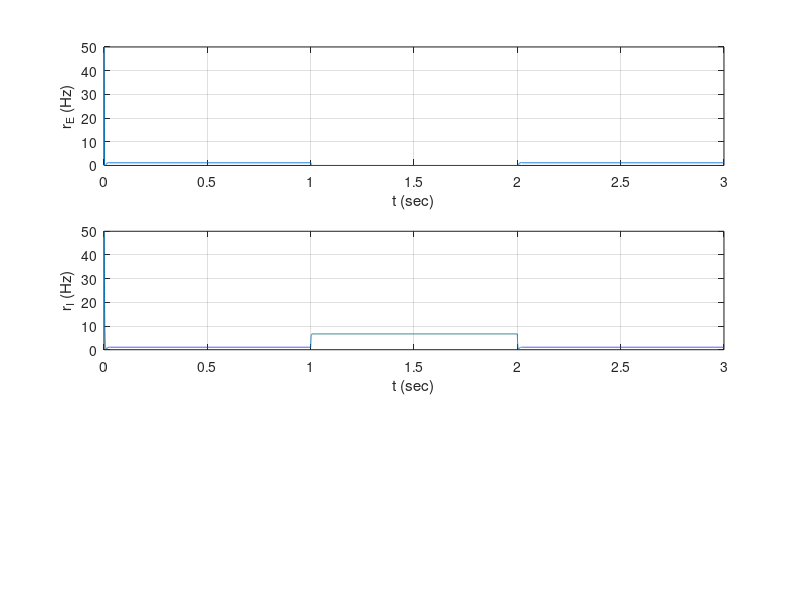

This chart was generated by the following MATLAB code: (Note: this script raises an error after producing the figure.)
close all
clear
clc

r_max=100;
theta_E=-5;
theta_I=0;
alpha_E=0.05;
alpha_I=1;
W_EE=2;
W_EI=2.5;
W_IE=-2.5;
W_II=-2;
t_max=3;
r_E(1)=50;
r_I(1)=50;
dt=0.1e-3;
t=0:dt:t_max;
Istim = zeros(size(t));
ind = find (t > 1 & t < 2);
Istim(ind) = 20;
Ibase_E = 0;
Ibase_I = 0;
tau_E=5e-3;
tau_I=5e-3;
Iapp_E = ones(size(t))*Ibase_E;
Iapp_I = ones(size(t))*Ibase_I+Istim;

for n = 2:length(t)
    I_E(n)=W_EE*r_E(n-1)+W_IE*r_I(n-1)+Iapp_E(n-1);
    I_I(n)=W_EI*r_E(n-1)+W_II*r_I(n-1)+Iapp_I(n-1);
    r_E_temp(n) =  r_E(n-1)+(dt/tau_E)*(-r_E(n-1)+alpha_E*((I_E(n)-theta_E).^2).*sign(I_E(n)-theta_E));
    r_I_temp(n) =  r_I(n-1)+(dt/tau_I)*(-r_I(n-1)+alpha_I*((I_I(n)-theta_I)));
    r_E(n) = min(max(r_E_temp(n), 0), r_max);
    r_I(n) = min(max(r_I_temp(n), 0), r_max);
end
allowed_vals = find((r_E >= 0 ).*( r_E <= r_max ));
allowed_vals1 = find((r_I>= 0 ).*( r_I <= r_max ));

f1=figure(1);
subplot(3,1,1);
plot(t(allowed_vals),r_E(allowed_vals));
xlabel('t (sec)')
ylabel('r_{E} (Hz)')
grid on
subplot(3,1,2);
plot(t(allowed_vals1),r_I(allowed_vals1)); 
xlabel('t (sec)')
ylabel('r_{I} (Hz)')
grid on
% subplot(3,1,3);
% r_E1=1:length(r_I(allowed_vals1))
% plot(t(allowed_vals1),r_I(allowed_vals1))
% hold on 
% r_I1=1:length(r_I(allowed_vals))
% plot(r_E(allowed_vals),t(allowed_vals))
% axis([0 t_max 0 r_max])
% xlabel('r_{E} (sec)')
% ylabel('r_{I} (Hz)')
grid on
suptitle('part 1');
% legend('r_{E}','r_{I}')
saveas(f1, sprintf('1.png'));

%% part2
r_max=100;
theta_E=-5;
theta_I=0;
alpha_E=0.05;
alpha_I=1;
W_EE=2;
W_EI=2.5;
W_IE=-2.5;
W_II=-2;
t_max=3;
r_E(1)=50;
r_I(1)=50;
dt=0.1e-3;
t=0:dt:t_max;
Istim = zeros(size(t));
ind = find (t > 1 & t < 2);
Istim(ind) = 20;
Ibase_E = 25;
Ibase_I = 15;
tau_E=5e-3;
tau_I=5e-3;
Iapp_E = ones(size(t))*Ibase_E;
Iapp_I = ones(size(t))*Ibase_I+Istim;

for n = 2:length(t)
    I_E(n)=W_EE*r_E(n-1)+W_IE*r_I(n-1)+Iapp_E(n-1);
    I_I(n)=W_EI*r_E(n-1)+W_II*r_I(n-1)+Iapp_I(n-1);
    r_E_temp(n) =  r_E(n-1)+(dt/tau_E)*(-r_E(n-1)+alpha_E*((I_E(n)-theta_E).^2).*sign(I_E(n)-theta_E));
    r_I_temp(n) =  r_I(n-1)+(dt/tau_I)*(-r_I(n-1)+alpha_I*((I_I(n)-theta_I)));
    r_E(n) = min(max(r_E_temp(n), 0), r_max);
    r_I(n) = min(max(r_I_temp(n), 0), r_max);
end
allowed_vals = find((r_E >= 0 ).*( r_E <= r_max ));
allowed_vals1 = find((r_I>= 0 ).*( r_I <= r_max ));

f2=figure(2);
subplot(3,1,1);
plot(t(allowed_vals),r_E(allowed_vals));
xlabel('t (sec)')
ylabel('r_{E} (Hz)')
grid on
subplot(3,1,2);
plot(t(allowed_vals1),r_I(allowed_vals1)); 
xlabel('t (sec)')
ylabel('r_{I} (Hz)')
grid on
% subplot(3,1,3);
% r_E1=1:length(r_I(allowed_vals1))
% plot(t(allowed_vals1),r_I(allowed_vals1))
% hold on 
% r_I1=1:length(r_I(allowed_vals))
% plot(r_E(allowed_vals),t(allowed_vals))
% axis([0 t_max 0 r_max])
% xlabel('r_{E} (sec)')
% ylabel('r_{I} (Hz)')
grid on
suptitle('part 2');
% legend('r_{E}','r_{I}')
saveas(f2, sprintf('2.png'));
%% part 3
r_max=100;
theta_E=-5;
theta_I=0;
alpha_E=0.05;
alpha_I=1;
W_EE=2;
W_EI=2.5;
W_IE=-2.5;
W_II=-2;
t_max=3;
r_E(1)=50;
r_I(1)=50;
dt=0.1e-3;
t=0:dt:t_max;
Istim = zeros(size(t));
ind = find (t > 1 & t < 2);
Istim(ind) = 20;
Ibase_E = 0;
Ibase_I = 0;
tau_E=2e-3;
tau_I=10e-3;
Iapp_E = ones(size(t))*Ibase_E;
Iapp_I = ones(size(t))*Ibase_I+Istim;

for n = 2:length(t)
    I_E(n)=W_EE*r_E(n-1)+W_IE*r_I(n-1)+Iapp_E(n-1);
    I_I(n)=W_EI*r_E(n-1)+W_II*r_I(n-1)+Iapp_I(n-1);
    r_E_temp(n) =  r_E(n-1)+(dt/tau_E)*(-r_E(n-1)+alpha_E*((I_E(n)-theta_E).^2).*sign(I_E(n)-theta_E));
    r_I_temp(n) =  r_I(n-1)+(dt/tau_I)*(-r_I(n-1)+alpha_I*((I_I(n)-theta_I)));
    r_E(n) = min(max(r_E_temp(n), 0), r_max);
    r_I(n) = min(max(r_I_temp(n), 0), r_max);
end
allowed_vals = find((r_E >= 0 ).*( r_E <= r_max ));
allowed_vals1 = find((r_I>= 0 ).*( r_I <= r_max ));

f3=figure(3);
subplot(3,1,1);
plot(t(allowed_vals),r_E(allowed_vals));
xlabel('t (sec)')
ylabel('r_{E} (Hz)')
grid on
subplot(3,1,2);
plot(t(allowed_vals1),r_I(allowed_vals1)); 
xlabel('t (sec)')
ylabel('r_{I} (Hz)')
grid on
% subplot(3,1,3);
% r_E1=1:length(r_I(allowed_vals1))
% plot(t(allowed_vals1),r_I(allowed_vals1))
% hold on 
% r_I1=1:length(r_I(allowed_vals))
% plot(r_E(allowed_vals),t(allowed_vals))
% axis([0 t_max 0 r_max])
% xlabel('r_{E} (sec)')
% ylabel('r_{I} (Hz)')
grid on
suptitle('part 3');
% legend('r_{E}','r_{I}')
saveas(f3, sprintf('3.png'));
%% part 4
r_max=100;
theta_E=-5;
theta_I=0;
alpha_E=0.05;
alpha_I=1;
W_EE=2;
W_EI=2.5;
W_IE=-2.5;
W_II=-2;
t_max=3;
r_E(1)=50;
r_I(1)=50;
dt=0.1e-3;
t=0:dt:t_max;
Istim = zeros(size(t));
ind = find (t > 1 & t < 2);
Istim(ind) = 20;
Ibase_E = 25;
Ibase_I = 15;
tau_E=2e-3;
tau_I=10e-3;
Iapp_E = ones(size(t))*Ibase_E;
Iapp_I = ones(size(t))*Ibase_I+Istim;

for n = 2:length(t)
    I_E(n)=W_EE*r_E(n-1)+W_IE*r_I(n-1)+Iapp_E(n-1);
    I_I(n)=W_EI*r_E(n-1)+W_II*r_I(n-1)+Iapp_I(n-1);
    r_E_temp(n) =  r_E(n-1)+(dt/tau_E)*(-r_E(n-1)+alpha_E*((I_E(n)-theta_E).^2).*sign(I_E(n)-theta_E));
    r_I_temp(n) =  r_I(n-1)+(dt/tau_I)*(-r_I(n-1)+alpha_I*((I_I(n)-theta_I)));
    r_E(n) = min(max(r_E_temp(n), 0), r_max);
    r_I(n) = min(max(r_I_temp(n), 0), r_max);
end
allowed_vals = find((r_E >= 0 ).*( r_E <= r_max ));
allowed_vals1 = find((r_I>= 0 ).*( r_I <= r_max ));

f4=figure(4);
subplot(3,1,1);
plot(t(allowed_vals),r_E(allowed_vals));
xlabel('t (sec)')
ylabel('r_{E} (Hz)')
grid on

subplot(3,1,2);
plot(t(allowed_vals1),r_I(allowed_vals1)); 
xlabel('t (sec)')
ylabel('r_{I} (Hz)')
grid on
% subplot(3,1,3);
% plot(t(allowed_vals),r_E(allowed_vals));
% hold on
% plot(t(allowed_vals1),r_I(allowed_vals1));

grid on
suptitle('part 4');
% legend('r_{E}','r_{I}')
saveas(f4, sprintf('4.png'));